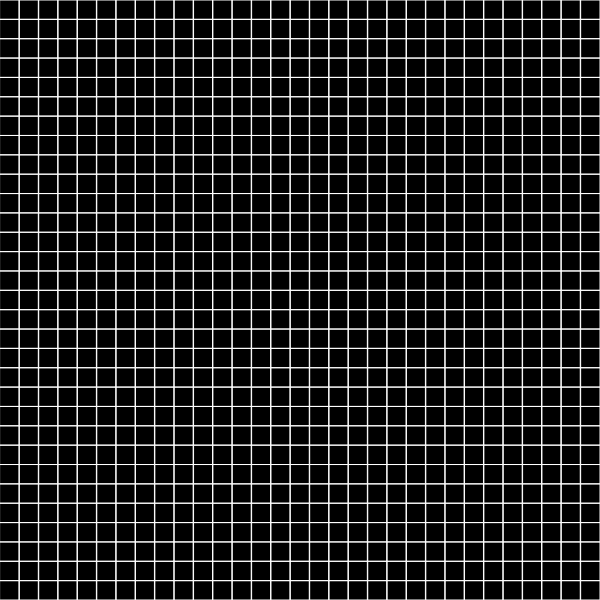
Frame 1 (no input)
Frame 60 (no input): identical to frame 1, image omitted
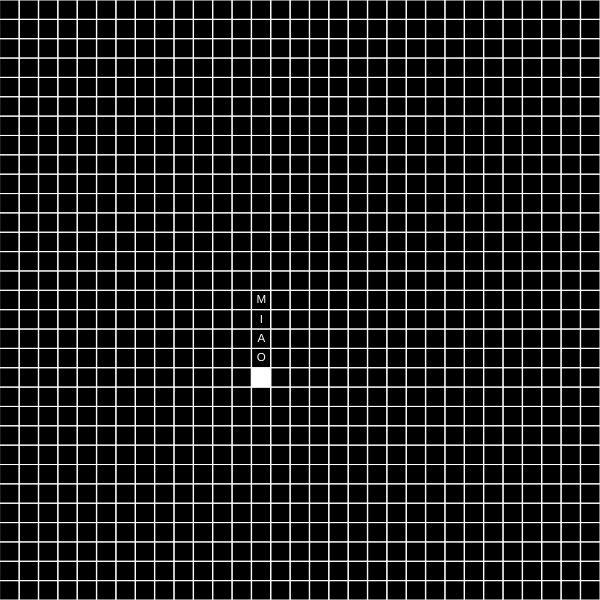
Frame 120 (the mouse pressed at the canvas centre since frame 60)

The p5.js sketch that drew these frames (run headless with seeded random() and noise() and a simulated clock; from frame 60 on, the mouse is pressed at the canvas centre):

// p5.js sketch
// ── sketch.js
// Title: "crossword"
// Created: ven 6 dic 2024, 12:34:38, CET

//https://stackoverflow.com/questions/943113/algorithm-to-generate-a-crossword
//https://en.wikipedia.org/wiki/Crossword#Construction
//https://www.baeldung.com/cs/generate-crossword-puzzle

// sarebbe carino mettere i cruciverba in un albero (non necessario)

var words = []
var crosswords = []
const CANVAS_DIM = 600

function createWord(cue, answer)
{
    answer = answer.toUpperCase().split(' ').join('')+"/"
    const word = { cue, answer }
    words.push(word)
}

const pocheParole = () => {
    createWord("", "ciao")
    createWord("", "miao")
    createWord("", "caio")
    createWord("", "maio")
}

const leParoleDiCiccio = () => {
    createWord("Deh", "Peffozza")
    createWord("Deserved for", "Ranged top")
    createWord("Jujutsu Kaisen", "Vaffanculo")
    //createWord("叔叔生物", "shushushengwu")
    //createWord("Cosa?", "delle patatine")
    //createWord("Non si sente quando Ciccio parla", "accento")
    //createWord("Pong", "ping")
    //createWord("Seducente tennistavolista", "Ago")
    //createWord("Ciccio Cavaliere Vacuo", "hxllw")
    //createWord("Addosso", "cacati")
    //createWord("Colori per gamberi", "cinque")
    //createWord("Tazze per pollo", "tre")
    //createWord("Tratto in comune con Milly", "stitichezza")
    //createWord("Il toplaner più forte", "Darius")
    //createWord("Sei stanco e _?", "affaticato")
    //createWord("Anche se questa panchina è di ferro, posso assicurarti che è molto _", "confortevole")
    //createWord("Non esiste posto migliore per raccogliere i propri pensieri prima di _", "ripartire")
    //createWord("GOAT di Hollow Knight", "Cornifer")
    //createWord("Insettini primordiali che devono esplodere", "aspidi")
    //createWord("Boss HK di merda", "KNG")
    //createWord("Il quinto che non hai ancora finito", "pantheon")
    //createWord("Nel modo in cui statuiva il pater familiae", "CVPR")    
}

function setup()
{
    createCanvas(CANVAS_DIM, CANVAS_DIM)
    
    words = []
    //leParoleDiCiccio()
    pocheParole()
    // devo anche controllare che non ci siano duplicati
    words.sort((a,b) => b.answer.length - a.answer.length)
    console.log("The Words:", words.map(w => w.answer))

    crosswords.push(new Crossword(words.map(w => w.answer), HORIZONTAL, SHUFFLE))
}

function draw()
{
    background(0)
    const c = crosswords[crosswords.length-1]
    c.show()
}


//TODO ovviamente non è giusto, alcuni cw vengono segnati come done, anche se non lo sono chiaramente
var iterations = 0
var theChosens = []
function mousePressed()
{
    console.log(iterations+". Crosswords:", crosswords)
    if (crosswords.length === 0) {
	console.log("The Chosens:", theChosens)
	return
    }
    for (let i = crosswords.length-1; i >= 0; i--) {
	const c = crosswords[i]
	if (c.done) {
	    theChosens.push(c)
	    crosswords.splice(i, 1)
	} else if (!c.right) crosswords.splice(i, 1)
	else c.advance()
    }
    iterations++
}

// ── Crossword.js
const WIDTH = 31
const HORIZONTAL = "H"
const VERTICAL = "V"
const SHUFFLE = true

// 1. piazza la prima parola
// 2. genera le coordinate per la seconda
// 3. prende la prima coordinata e la assegna a te
// 4. per ogni altra coordinata crea un nuovo crossword
// ...

// [TODO]
// - dunque, c'è un grosso problema con l'orientazione delle parole, riguarda placeWord e canAdd(H|V)
// (per il resto funziona)

class Crossword
{
    constructor(words, direction, doShuffle)
    {
	this.words = []
	this.initialWords = []
	for (let i = 0; i < words.length; i++) {
	    this.words.push(words[i])
	    this.initialWords.push(words[i])
	}
	if (doShuffle) {
	    this.shuffleWords()
	    console.log("Initial Words:", this.words)
	}
	const word = this.words.shift()
	const len = word.length
	const spaces = floor((WIDTH-len)/2)
	const pos_x = direction === 'H' ? floor(WIDTH/2) : spaces
	const pos_y = direction === 'H' ? spaces : floor(WIDTH/2)
	this.nextWord = {
	    first: true,
	    word,
	    coordinate: {
		i: 0,
		x: pos_x,
		y: pos_y,
		dir: direction
	    }
	}
	this.w = WIDTH
	this.cell_dim = createVector(width/this.w, width/this.w)
	this.grid = []
	for (let i = 0; i < this.w; i++) {
	    this.grid.push([])
	    for (let j = 0; j < this.w; j++) {
		this.grid[i].push("")
	    }
	}
	this.done = false
	this.right = true
	this.score = -1
    }

    copy(word, coordinate)
    {
	console.log("Creating new crossword", coordinate)
	const crossword = new Crossword(this.initialWords, coordinate.dir)
	crossword.words = (() => {
	    const ws = [word]
	    for (let w of this.words) ws.push(w)
	    return ws
	})()
	for (let i = 0; i < this.w; i++) {
	    for (let j = 0; j < this.w; j++) {
		crossword.grid[i][j] = this.grid[i][j]
	    }
	}
	delete coordinate.word
	crossword.nextWord = {
	    first: false,
	    word,
	    coordinate
	}
	return crossword
    }

    show()
    {
	for (let i = 0; i < this.w; i++) {
	    for (let j = 0; j < this.w; j++) {
		push()
		if (this.grid[i][j] === "/") fill(255)
		else noFill()
		stroke(255)
		rect(j*this.cell_dim.x, i*this.cell_dim.y, this.cell_dim.x, this.cell_dim.y)
		pop()
		
		push()
		fill(255)
		noStroke()
		textSize(3*this.cell_dim.x/5)
		textAlign(CENTER, CENTER)
		text(this.grid[i][j], (j+1/2)*this.cell_dim.x, (i+1/2)*this.cell_dim.y)
		pop()
	    }
	}
    }

    searchCoordinates(word)
    {
	if (!word) {
	    //TODO ora lancia l'errore, poi considererà solmente il cruciverba non valido
	    throw new Error("No word provided")
	    this.right = false
	    return []
	}
	if (word === this.nextWord.word) {
	    console.log(word+" è la prima parola, verrà sempre messa al centro")
	    return []
	}
	let coordinates = []
	//TODO:
	// - controlla quali coordinate sono valide
	//   > bisogna saltare uno spazio quando si vuole inserire una parola per evitare che
	//     si appiccichino due parole
	const len = word.length
	for (let j = 0; j < len; j++) {
	    for (let m_i = 0; m_i < this.w; m_i++) {
		for (let m_j = 0; m_j < this.w; m_j++) {
		    if (this.grid[m_i][m_j] === word[j]) {
			const c = {
			    word,
			    i: j,
			    x: m_i,
			    y: m_j,
			    h: false,
			    v: false
			}
			c.h = this.canAddV(c)
			c.v = this.canAddH(c)
			if (c.h || c.v) coordinates.push(c)
		    }
		}
	    }
	}
	console.log("Coordinates for "+word+"\n", coordinates)
	if (coordinates.length === 0) {
	    console.log(word+" can't be added")
	    this.right = false
	} else console.log(word+" can be added")
	return coordinates
    }

    placeWord(word, coordinate)
    {
	if (!word) {
	    console.error("No word")
	    this.right = false
	    return
	}
	const len = word.length
	if (!coordinate) {
	    console.error("No coordinate")
	    this.right = false
	    return
	}
	const c = coordinate
	for (let j = 0; j < len; j++) {
	    if (c.dir === 'H') this.grid[c.x-c.i+j][c.y] = word[j]
	    else this.grid[c.x][c.y-c.i+j] = word[j]
	}
    }

    // TODO questo controlla se è la prima e chiama placeWord(nextWord)
    placeNextWord()
    {
	const word = this.nextWord.word
	if (!word) {
	    console.error("No word")
	    this.right = false
	    return
	}
	const len = word.length
	if (this.nextWord.first) {
	    //TODO this.placeWord(word, c) -> devo estrarre c da questo ammasso qua sotto
	    this.placeWord(word, this.nextWord.coordinate)
	    // for (let j = 0; j < len; j++) {
	    // 	if (this.first.h) this.grid[this.first.pos.x][this.first.pos.y+j] = answer[j]
	    // 	else this.grid[this.first.pos.x+j][this.first.pos.y] = answer[j]
	    // }
	} else {
	    const coordinate = this.nextWord.coordinate
	    if (!coordinate) {
		console.error("No coordinate")
		this.right = false
		return
	    }
	    this.placeWord(word, coordinate)
	}	
    }
    
    generateChildren(coordinates)
    {
	if (!coordinates) {
	    console.error("No coordinates")
	    this.right = false
	    return []
	}
	const children = []
	for (let i = 0; i < coordinates.length; i++) {
	    let c = coordinates[i]
	    if (c.h) {
		const new_c = {...c, dir: "H"}
		children.push(this.copy(new_c.word, new_c))
	    }
	    if (c.v) {
		const new_c = {...c, dir: "V"}
		children.push(this.copy(new_c.word, new_c))
	    }
	}
	console.log(children)
	return children
    }

    // TODO advance mette tutto insieme
    advance()
    {
	if (this.done || !this.right) {
	    console.log("Non dovresti essere qui")
	    return
	}
	console.log("Advancing")
	console.log("Placing next word")
	this.placeNextWord()
	console.log("Next word placed")
	if (this.words.length > 0) {
	    const newWord = this.words.shift()
	    console.log("Searching for coordinates for word:", newWord)
	    const coordinates = this.searchCoordinates(newWord)
	    console.log("Coordinates found")
	    const newCoordinate = coordinates.shift()
	    this.nextWord = {
		first: false,
		word: newWord,
		coordinate: newCoordinate
	    }
	    console.log("My next word will  be:", this.nextWord)
	    console.log("Generating children")
	    const children = this.generateChildren(coordinates)
	    console.log("Children generated")
	    crosswords.push(...children)
	} else {
	    console.log("Finito")
	    this.done = true
	}
    }

    canAddH(c)
    {
	const word = c.word
	if (c.i <= c.x && c.x + word.length - c.i <= this.w) {
	    let ok = true
	    let k = 0
	    console.log("H", word)
	    console.log(...word)
	    let p_before = []
	    let p_current = []
	    let p_after = []
	    while (ok && k < word.length) {
		let before = c.y > 0 ? this.grid[c.x-c.i+k][c.y-1] : '|'
		let current = this.grid[c.x-c.i+k][c.y]
		let after = c.y < this.w ? this.grid[c.x-c.i+k][c.y+1] : '|'
		p_before.push(before || "_")
		p_current.push(current || "_")
		p_after.push(after || "_")
		if (current !== word[k] && current !== "") {
		    //TODO questa condizione non funziona
		    // ||
		    // ((current === word[k] || current === "") &&
		    //  (before !== "" || before !== " " || after !== "" || after !== " ")))
		    ok = false
		    p_current.push("no")
		}
		k++
	    }
	    if (ok) p_current.push("sì")
	    console.log(...p_before)
	    console.log(...p_current)
	    console.log(...p_after)
	    return ok
	} else return false
    }

    canAddV(c)
    {
	const word = c.word
	if (c.i <= c.y && c.y + word.length - c.i <= this.w) {
	    let ok = true
	    let k = 0
	    // se c'è un vuoto, ma le lettere intorno sono già state messe, allora non può starci, altrimenti sì
	    // se c'è una lettera ...TODO
	    console.log("V", word)
	    while (ok && k < word.length) {
		let before = c.x > 0 ? this.grid[c.x-1][c.y-c.i+k] : '|'
		let current = this.grid[c.x][c.y-c.i+k]
		let after = c.x < this.w ? this.grid[c.x+1][c.y-c.i+k] : '|'
		if (current !== word[k] && current !== "")
		    // ||
		    // ((current === word[k] || current === "") &&
		    // (before !== "" || before !== " " || after !== "" || after !== " ")))
		    ok = false
		let p_before  = before  || "_"
		let p_current = current || "_"
		let p_after   = after   || "_"
		let p_letter = word[k]
		console.log(word[k]+": ", p_before, p_current, p_after)
		k++;
	    }
	    console.log(ok ? "sì" : "no")
	    return ok
	} else return false
    }

    shuffleWords()
    {
	for (let i = this.words.length - 1; i > 0; i--) {
            const j = Math.floor(Math.random() * (i + 1));
            [this.words[i], this.words[j]] = [this.words[j], this.words[i]];
	}
    }

    evaluateScore()
    {
	console.log("Calculating score:")
	if (!this.done || !this.right) return -1
	let rows = { begin: -1, end: -1, val: 0 }
	let i = 0
	while (rows.begin === -1 && i < this.w) {
	    let j = 0
	    while (rows.begin === -1 && j < this.w) {
		if (this.grid[i][j] !== "")
		    rows.begin = i
		j++
	    }
	    i++
	}
	i = this.w-1
	while (rows.end === -1 && i >= 0) {
	    let j = 0
	    while (rows.end === -1 && j < this.w) {
		if (this.grid[i][j] !== "")
		    rows.end = i
		j++
	    }
	    i--
	}
	let cols = { begin: -1, end: -1, val: -1 }
	i = 0
	while (cols.begin === -1 && i < this.w) {
	    let j = 0
	    while (cols.begin === -1 && j < this.w) {
		if (this.grid[j][i] !== "")
		    cols.begin = i
		j++
	    }
	    i++
	}
	i = this.w-1
	while (cols.end === -1 && i >= 0) {
	    let j = 0
	    while (cols.end === -1 && j < this.w) {
		if (this.grid[j][i] !== "")
		    cols.end = i
		j++
	    }
	    i--
	}
	rows.val = rows.end - rows.begin + 1
	cols.val = cols.end - cols.begin + 1
	let sizeRatio
	if (rows.val > cols.val) sizeRatio = cols.val / rows.val
	else sizeRatio = rows.val / cols.val
	//console.log("rows:", rows)
	//console.log("cols:", cols)
	console.log("size ratio:", sizeRatio)

	let filled = 0
	let empty = 0
	for (let i = rows.begin; i < rows.end+1; i++) {
	    for (let j = cols.begin; j < cols.end+1; j++) {
		if (this.grid[i][j] === "") empty++
		else filled++
	    }
	}
	//console.log("filled:", filled)
	//console.log("empty:", empty)
	//console.log("total:", filled+empty, "|", cols.val*rows.val)
	let filledRatio = filled / empty
	console.assert(filled+empty === rows.val*cols.val, "Nuh-huh!")
	console.log("filled ratio:", filledRatio)

 	this.score = (sizeRatio * 10) + (filledRatio * 20)
	console.log("final score:", this.score)
    }

}

// ── style.css
html, body {
    background-color: black;
    margin: 0;
    padding: 0;
}

canvas {
    display: block;
}
